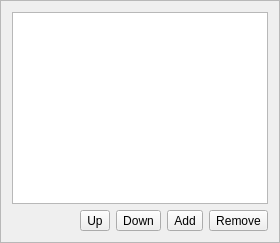
       <widget class="QFrame" name="frame1_accountList">
        <property name="sizePolicy">
         <sizepolicy hsizetype="Minimum" vsizetype="MinimumExpanding">
          <horstretch>0</horstretch>
          <verstretch>0</verstretch>
         </sizepolicy>
        </property>
        <property name="minimumSize">
         <size>
          <width>0</width>
          <height>0</height>
         </size>
        </property>
        <property name="maximumSize">
         <size>
          <width>16777215</width>
          <height>16777215</height>
         </size>
        </property>
        <property name="sizeIncrement">
         <size>
          <width>0</width>
          <height>0</height>
         </size>
        </property>
        <property name="frameShape">
         <enum>QFrame::StyledPanel</enum>
        </property>
        <property name="frameShadow">
         <enum>QFrame::Raised</enum>
        </property>
        <layout class="QGridLayout" name="gridLayout_13">
         <item row="1" column="2">
          <widget class="QToolButton" name="button_accountDown">
           <property name="toolTip">
            <string>Get this account down</string>
           </property>
           <property name="whatsThis">
            <string>By default, when you place a call, sflphone will use the first account in this list which is &quot;registered&quot;. Change the order of the accounts using the &quot;Up&quot; and &quot;Down&quot; arrows.</string>
           </property>
           <property name="text">
            <string comment="Move account down">Down</string>
           </property>
           <property name="shortcut">
            <string notr="true">Down, PgDown</string>
           </property>
          </widget>
         </item>
         <item row="1" column="3">
          <widget class="QToolButton" name="button_accountAdd">
           <property name="sizePolicy">
            <sizepolicy hsizetype="Fixed" vsizetype="Fixed">
             <horstretch>0</horstretch>
             <verstretch>0</verstretch>
            </sizepolicy>
           </property>
           <property name="sizeIncrement">
            <size>
             <width>0</width>
             <height>0</height>
            </size>
           </property>
           <property name="toolTip">
            <string>Add a new account</string>
           </property>
           <property name="whatsThis">
            <string>This button enables you to initialize a new account. You will then be able to edit it using the form on the right.</string>
           </property>
           <property name="text">
            <string comment="Add new account">Add</string>
           </property>
           <property name="shortcut">
            <string notr="true">+</string>
           </property>
          </widget>
         </item>
         <item row="1" column="4">
          <widget class="QToolButton" name="button_accountRemove">
           <property name="sizePolicy">
            <sizepolicy hsizetype="Fixed" vsizetype="Fixed">
             <horstretch>0</horstretch>
             <verstretch>0</verstretch>
            </sizepolicy>
           </property>
           <property name="toolTip">
            <string>Remove the selected account</string>
           </property>
           <property name="whatsThis">
            <string>This button will remove the selected account in the list below. Be sure you really don't need it anymore. If you think you might use it again later, just uncheck it.</string>
           </property>
           <property name="accessibleDescription">
            <string/>
           </property>
           <property name="text">
            <string comment="Remove selected account">Remove</string>
           </property>
           <property name="shortcut">
            <string notr="true">-, Del, Backspace</string>
           </property>
          </widget>
         </item>
         <item row="1" column="1">
          <widget class="QToolButton" name="button_accountUp">
           <property name="toolTip">
            <string>Get this account up</string>
           </property>
           <property name="whatsThis">
            <string>By default, when you place a call, sflphone will use the first account in this list which is &quot;registered&quot;. Change the order of the accounts using the &quot;Up&quot; and &quot;Down&quot; arrows.</string>
           </property>
           <property name="text">
            <string comment="Move account up">Up</string>
           </property>
           <property name="shortcut">
            <string notr="true">Up, PgUp</string>
           </property>
          </widget>
         </item>
         <item row="1" column="0">
          <spacer name="horizontalSpacer">
           <property name="orientation">
            <enum>Qt::Horizontal</enum>
           </property>
           <property name="sizeHint" stdset="0">
            <size>
             <width>41</width>
             <height>21</height>
            </size>
           </property>
          </spacer>
         </item>
         <item row="0" column="0" colspan="5">
          <widget class="QListView" name="listView_accountList">
           <property name="sizePolicy">
            <sizepolicy hsizetype="Minimum" vsizetype="Expanding">
             <horstretch>0</horstretch>
             <verstretch>0</verstretch>
            </sizepolicy>
           </property>
           <property name="minimumSize">
            <size>
             <width>150</width>
             <height>0</height>
            </size>
           </property>
           <property name="maximumSize">
            <size>
             <width>16777215</width>
             <height>16777215</height>
            </size>
           </property>
           <property name="whatsThis">
            <string>By default, when you place a call, sflphone will use the first account in this list which is &quot;registered&quot;. Change the order of the accounts using the &quot;Up&quot; and &quot;Down&quot; arrows. Enable/disable them by checking/unchecking them on the left of the item. Add or remove some with &quot;Plus&quot; and &quot;Sub&quot; buttons. Edit the selected account with the form on the right.</string>
           </property>
           <property name="dragEnabled">
            <bool>true</bool>
           </property>
          </widget>
         </item>
        </layout>
       </widget>
